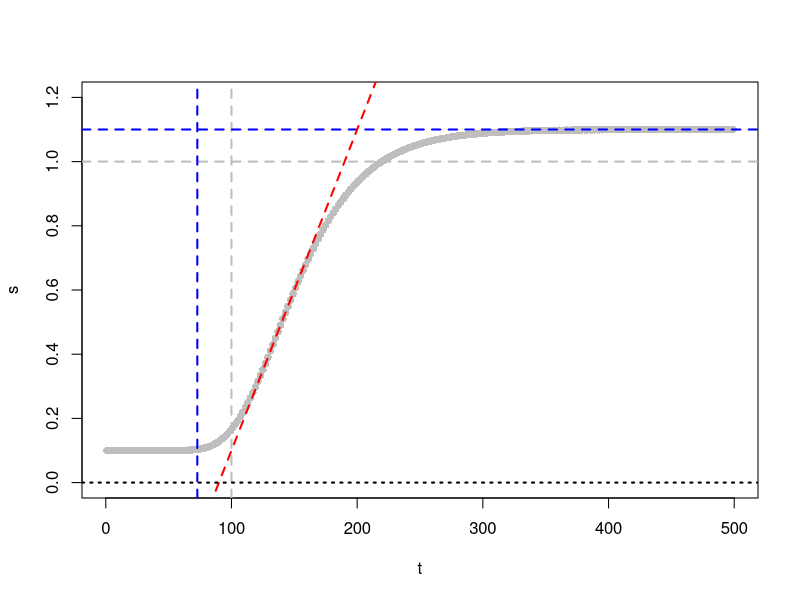

Recreate this plot in R.
A <- 1
umax <- 0.01
L <- 100
b0 <- 0.1
t <- seq(1, 500, 2)

s <- b0+A*exp(-exp(umax*exp(1)*(L-t)/A+1))

plot(t, s, pch = 16, col = "gray", ylim = c(0, 1.2))
abline(v = L, lty = 2, col = "gray", lwd = 2)
abline(h = A, lty = 2, col = "gray", lwd = 2)
abline(h = A + b0, lty = 2, col = "blue", lwd = 2)
abline(-A + b0, umax, lty = 2, col = "red", lwd = 2)
abline(v = L - exp(1)*(b0/umax), lty = 2, col = "blue", lwd = 2)
abline(h = 0, lty = 3, lwd = 2)
